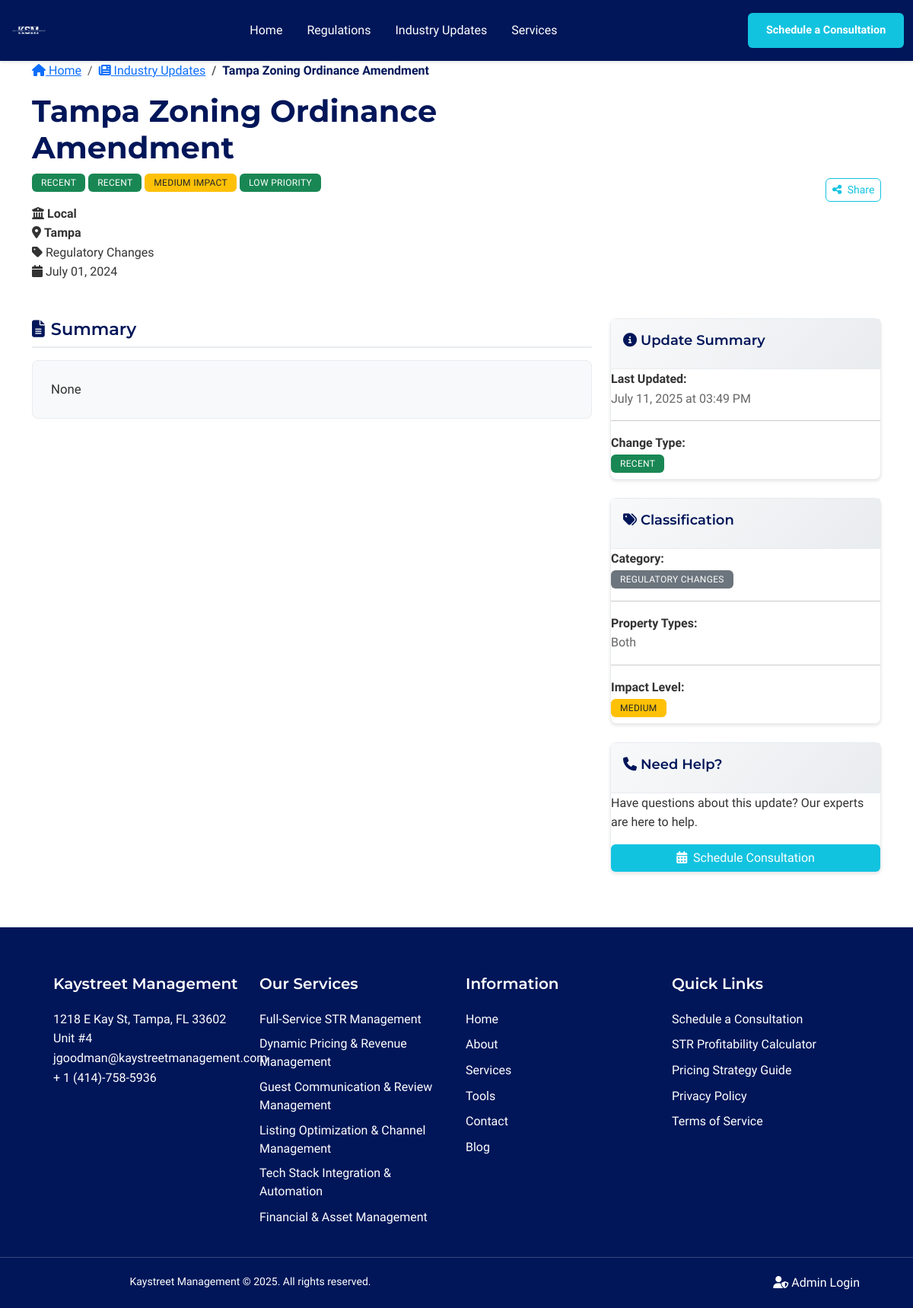
The app's page /updates/1 with its own data.
### models.py (models this page shows, shortened)
class Update(db.Model):
    id = db.Column(db.Integer, primary_key=True)
    title = db.Column(db.String(200), nullable=False)
    description = db.Column(db.Text, nullable=False)
    jurisdiction_affected = db.Column(db.String(100), nullable=False)
    jurisdiction_level = db.Column(db.String(20), nullable=False, default='Local')  # National, State, Local
    update_date = db.Column(db.Date, nullable=False)
    status = db.Column(db.String(20), nullable=False)  # Recent, Upcoming, Proposed
    category = db.Column(db.String(50), nullable=False, default='Regulatory Changes')  # Regulatory Changes, Tax Updates, Licensing Changes, Court Decisions, Industry News
    impact_level = db.Column(db.String(10), nullable=False, default='Medium')  # High, Medium, Low
    effective_date = db.Column(db.Date, nullable=True)  # When the change becomes effective
    deadline_date = db.Column(db.Date, nullable=True)  # Deadline for compliance/action
    action_required = db.Column(db.Boolean, default=False)  # Whether action is required
    action_description = db.Column(db.Text, nullable=True)  # Description of required action
    property_types = db.Column(db.String(100), nullable=False, default='Both')  # Residential, Commercial, Both
    related_regulation_ids = db.Column(db.Text, nullable=True)  # Comma-separated IDs of related regulations
    tags = db.Column(db.Text, nullable=True)  # Comma-separated tags for better categorization
    source_url = db.Column(db.String(500), nullable=True)  # Official source URL
    priority = db.Column(db.Integer, default=3)  # 1=High, 2=Medium, 3=Low (for sorting)
    expected_decision_date = db.Column(db.Date, nullable=True)  # Expected decision date for proposed changes
    potential_impact = db.Column(db.Text, nullable=True)  # Impact assessment for proposed changes
    decision_status = db.Column(db.String(20), nullable=True)  # Under Review, Public Hearings, Proposed, Approved, Rejected
    change_type = db.Column(db.String(20), nullable=False, default='Recent')  # Recent, Upcoming, Proposed
    compliance_deadline = db.Column(db.Date, nullable=True)  # Deadline for compliance with new changes
    affected_operators = db.Column(db.Text, nullable=True)  # Description of which operators are affected
    summary = db.Column(db.Text, nullable=True)  # Brief summary for the Summary section
    full_text = db.Column(db.Text, nullable=True)  # Full detailed text of the update
    compliance_requirements = db.Column(db.Text, nullable=True)  # Specific compliance requirements
    implementation_timeline = db.Column(db.Text, nullable=True)  # Timeline for implementation
    official_sources = db.Column(db.Text, nullable=True)  # Official sources and references
    expert_analysis = db.Column(db.Text, nullable=True)  # Kaystreet Management's interpretation
    kaystreet_commitment = db.Column(db.Text, nullable=True)  # Kaystreet Management's commitment statement
    created_at = db.Column(db.DateTime, default=datetime.utcnow)
    updated_at = db.Column(db.DateTime, default=datetime.utcnow, onupdate=datetime.utcnow)
    def get_related_regulations(self):
        if not self.related_regulation_ids:
            return []
        try:
            regulation_ids = [int(rid.strip()) for rid in self.related_regulation_ids.split(',') if rid.strip()]
            return Regulation.query.filter(Regulation.id.in_(regulation_ids)).all()
        except (ValueError, AttributeError):
            return []
    def get_tags_list(self):
        if not self.tags:
            return []
        return [tag.strip() for tag in self.tags.split(',') if tag.strip()]

### app/blueprints/main.py (the view)
@main_bp.route('/updates/<int:update_id>')
def update_detail(update_id):
    try:
        update = UpdateService.get_update_by_id(update_id)
        if not update:
            logger.warning(f"Update not found - ID: {update_id}")
            abort(404)
        related_regulations = update.get_related_regulations()
        similar_updates = Update.query.filter(
            db.and_(
                Update.id != update_id,
                Update.jurisdiction_affected == update.jurisdiction_affected,
                Update.category == update.category
            )
        ).order_by(Update.update_date.desc()).limit(3).all()
        user_session = UserInteractionService.get_user_session()
        UserInteractionService.mark_update_read(update_id, user_session)
        user_interactions = UserInteractionService.get_user_interactions([update_id], user_session)
        return render_template('update_detail.html',
                             update=update,
                             related_regulations=related_regulations,
                             similar_updates=similar_updates,
                             user_interactions=user_interactions)
    except Exception as e:
        if hasattr(e, 'code') and e.code in [404, 403, 500]:
            raise
        logger.error(f"Error loading update detail - ID: {update_id} | Error: {str(e)}", exc_info=True)
        public_flash('Error loading update details.', 'error')
        return redirect(url_for('main.updates'))

### templates/update_detail.html (shortened to what this page needs)
{% extends "base.html" %}
{% block content %}
<div class="regulation-header">
    <div class="container">
        <nav aria-label="breadcrumb" class="mb-3">
            <ol class="breadcrumb">
                <li class="breadcrumb-item">
                    <a href="{{ url_for('main.index') }}">
                        <i class="fas fa-home"></i> Home
                    </a>
                </li>
                <li class="breadcrumb-item">
                    <a href="{{ url_for('main.updates') }}">
                        <i class="fas fa-newspaper"></i> Industry Updates
                    </a>
                </li>
                <li class="breadcrumb-item active">{{ update.title }}</li>
            </ol>
        </nav>
        <div class="row align-items-center">
            <div class="col-md-8">
                <h1 class="header-title">{{ update.title }}</h1>
                <div class="header-badges mb-3">
                    <span class="badge badge-level
                        {% if update.status == 'Recent' %}bg-success
                        {% elif update.status == 'Upcoming' %}bg-warning text-dark
                        {% elif update.status == 'Proposed' %}bg-info
                        {% else %}bg-secondary{% endif %}">
                        {{ update.status.upper() }}
                    </span>
                    <span class="badge badge-category
                        {% if update.change_type == 'Recent' %}bg-success
                        {% elif update.change_type == 'Upcoming' %}bg-warning text-dark
                        {% else %}bg-info{% endif %}">
                        {{ update.change_type.upper() }}
                    </span>
                    <span class="badge badge-priority
                        {% if update.impact_level == 'High' %}bg-danger
                        {% elif update.impact_level == 'Medium' %}bg-warning text-dark
                        {% else %}bg-success{% endif %}">
                        {{ update.impact_level.upper() }} IMPACT
                    </span>
                    {% if update.priority == 1 %}
                    <span class="badge bg-danger">HIGH PRIORITY</span>
                    {% elif update.priority == 2 %}
                    <span class="badge bg-warning text-dark">MEDIUM PRIORITY</span>
                    {% else %}
                    <span class="badge bg-success">LOW PRIORITY</span>
                    {% endif %}
                </div>
                <div class="header-details">
                    <div class="detail-item">
                        <i class="fas fa-university"></i>
                        <strong>{{ update.jurisdiction_level }}</strong>
                    </div>
                    <div class="detail-item">
                        <i class="fas fa-map-marker-alt"></i>
                        <strong>{{ update.jurisdiction_affected }}</strong>
                    </div>
                    <div class="detail-item">
                        <i class="fas fa-tag"></i>
                        {{ update.category }}
                    </div>
                    <div class="detail-item">
                        <i class="fas fa-calendar"></i>
                        {{ update.update_date.strftime('%B %d, %Y') }}
                    </div>
                </div>
            </div>
            <div class="col-md-4 text-end">
                <div class="share-buttons mt-2">
                    <button class="btn btn-outline-secondary btn-sm" onclick="shareUpdate()">
                        <i class="fas fa-share-alt me-1"></i> Share
                    </button>
                </div>
            </div>
        </div>
    </div>
</div>
<div class="container my-5">
    <div class="row">
        <div class="col-lg-8">
            <div class="update-section">
                <div class="section-header">
                    <h2 class="section-title">
                        <i class="fas fa-file-alt text-primary me-2"></i>
                        Summary
                    </h2>
                </div>
                <div class="section-content">
                    <div class="content-box rich-content">
                        {{ update.summary|safe }}
                    </div>
                </div>
            </div>
        </div>
        <div class="col-lg-4">
            <div class="sidebar-card mb-4">
                <div class="card-header">
                    <h5><i class="fas fa-info-circle"></i> Update Summary</h5>
                </div>
                <div class="card-body">
                    <div class="sidebar-item">
                        <strong>Last Updated:</strong><br>
                        <span class="text-muted">{{ update.updated_at.strftime('%B %d, %Y at %I:%M %p') if update.updated_at else 'Not available' }}</span>
                    </div>
                    <hr>
                    <div class="sidebar-item">
                        <strong>Change Type:</strong><br>
                        <span class="badge
                            {% if update.change_type == 'Recent' %}bg-success
                            {% elif update.change_type == 'Upcoming' %}bg-warning text-dark
                            {% else %}bg-info{% endif %}">
                            {{ update.change_type }}
                        </span>
                    </div>
                </div>
            </div>
            <div class="sidebar-card mb-4">
                <div class="card-header">
                    <h5><i class="fas fa-tags"></i> Classification</h5>
                </div>
                <div class="card-body">
                    <div class="sidebar-item">
                        <strong>Category:</strong><br>
                        <span class="badge bg-secondary">{{ update.category }}</span>
                    </div>
                    <hr>
                    <div class="sidebar-item">
                        <strong>Property Types:</strong><br>
                        <span class="text-muted">{{ update.property_types }}</span>
                    </div>
                    <hr>
                    <div class="sidebar-item">
                        <strong>Impact Level:</strong><br>
                        <span class="badge
                            {% if update.impact_level == 'High' %}bg-danger
                            {% elif update.impact_level == 'Medium' %}bg-warning text-dark
                            {% else %}bg-success{% endif %}">
                            {{ update.impact_level }}
                        </span>
                    </div>
                </div>
            </div>
            <div class="sidebar-card mb-4">
                <div class="card-header">
                    <h5><i class="fas fa-phone"></i> Need Help?</h5>
                </div>
                <div class="card-body">
                    <p class="mb-3">Have questions about this update? Our experts are here to help.</p>
                    <a href="https://kaystreetmanagement.com/contact" target="_blank" class="btn btn-primary w-100">
                        <i class="fas fa-calendar-alt me-1"></i> Schedule Consultation
                    </a>
                </div>
            </div>
        </div>
    </div>
</div>
{% endblock %}

### records on screen
Update: title "Tampa Zoning Ordinance Amendment", status "RECENT", change_type "RECENT", impact_level "MEDIUM", jurisdiction_level "Local", jurisdiction_affected "Tampa", category "Regulatory Changes", update_date "July 01, 2024", summary "None", updated_at "July 11, 2025 at 03:49 PM", category "REGULATORY CHANGES", property_types "Both"
